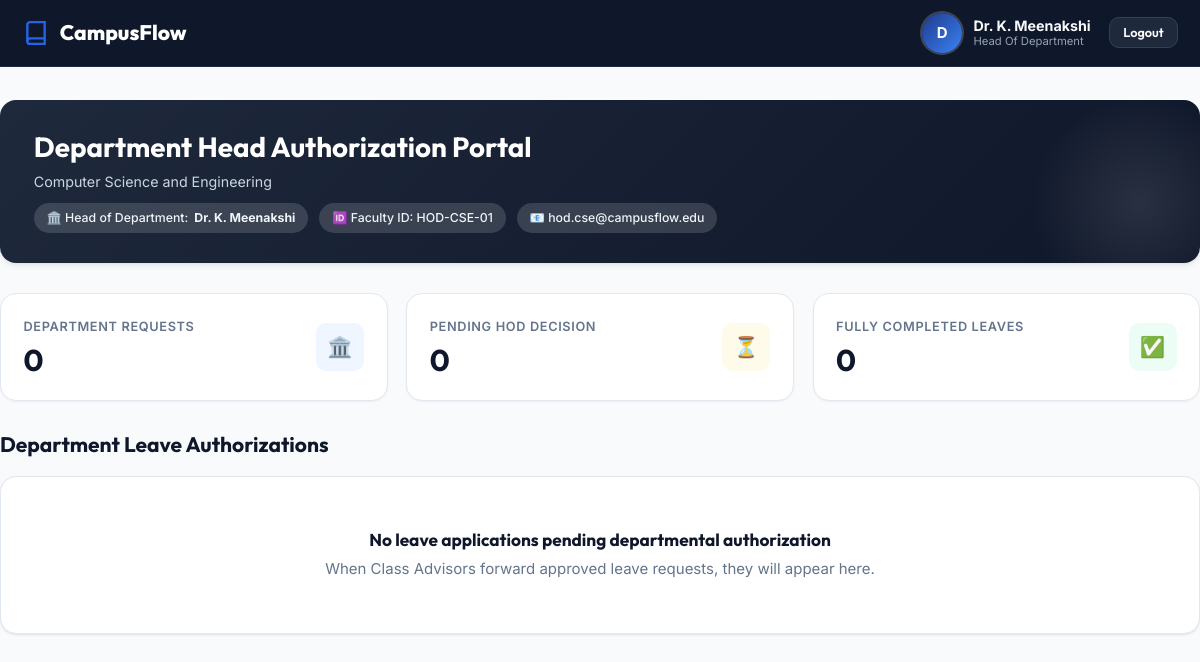
/hod/dashboard.php (signed in), run on the app's committed database.
### tables this page shows
CREATE TABLE IF NOT EXISTS `faculty` (
    `id` INT AUTO_INCREMENT PRIMARY KEY,
    `user_id` INT NOT NULL,
    `faculty_id_no` VARCHAR(50) NOT NULL UNIQUE,
    `full_name` VARCHAR(150) NOT NULL,
    `email` VARCHAR(150) NOT NULL,
    `phone` VARCHAR(30) NOT NULL,
    `role_type` ENUM('advisor', 'hod', 'warden') NOT NULL,
    `department` VARCHAR(100) NULL,
    `section_handled` VARCHAR(50) NULL,
    `hostel_name` VARCHAR(100) NULL,
    `created_at` DATETIME DEFAULT CURRENT_TIMESTAMP,
    CONSTRAINT `fk_faculty_user` FOREIGN KEY (`user_id`) REFERENCES `users`(`id`) ON DELETE CASCADE
);

### backend/auth_middleware.php (called while the page is built, shortened)
<?php
require_once __DIR__ . '/db.php';
function is_authenticated(): bool {
    return isset($_SESSION['user_id']) && !empty($_SESSION['user_id']) && isset($_SESSION['role']);
}
function require_auth(?string $required_role = null): array {
    global $pdo;
    $current_role = $_SESSION['role'];
    $user_id = (int)$_SESSION['user_id'];
    $stmt = $pdo->prepare("SELECT id, username, email, phone, role, created_at FROM users WHERE id = ?");
    $stmt->execute([$user_id]);
    $user = $stmt->fetch();
    $profile = null;
    if ($current_role === 'student') {
        $pstmt = $pdo->prepare("
            SELECT s.*, p.full_name AS parent_name, p.phone AS parent_phone, p.email AS parent_email, p.preferred_language
            FROM students s
            LEFT JOIN parents p ON s.parent_id = p.id
            WHERE s.user_id = ?
        ");
        $pstmt->execute([$user_id]);
        $profile = $pstmt->fetch();
    } elseif (in_array($current_role, ['advisor', 'hod', 'warden'], true)) {
        $pstmt = $pdo->prepare("SELECT * FROM faculty WHERE user_id = ?");
        $pstmt->execute([$user_id]);
        $profile = $pstmt->fetch();
    }
    return [
        'user'    => $user,
        'profile' => $profile
    ];
}

### hod/dashboard.php (the view, shortened to what this page needs)
<?php
require_once __DIR__ . '/../backend/auth_middleware.php';
$auth_data = require_auth('hod');
$hod       = $auth_data['profile'];
$dept = $hod['department'] ?? '';
$stmt = $pdo->prepare("
    SELECT lr.*, s.register_number, s.full_name AS student_name, s.department, s.year, s.section, s.hostel_status, s.phone AS student_phone,
           p.full_name AS parent_name, p.phone AS parent_phone
    FROM leave_requests lr
    JOIN students s ON lr.student_id = s.id
    LEFT JOIN parents p ON s.parent_id = p.id
    WHERE s.department = ? AND (
        lr.status = 'Advisor Approved' OR
        lr.status = 'Waiting for HOD' OR
        lr.status = 'Waiting for Warden' OR
        lr.status = 'HOD Rejected' OR
        lr.status = 'Warden Approved' OR
        lr.status = 'Completed'
    )
    ORDER BY lr.created_at DESC
");
$stmt->execute([$dept]);
$leaves = $stmt->fetchAll();
$total_dept = count($leaves);
$pending_hod = 0;
$completed_leaves = 0;
?>
<!DOCTYPE html>
<html lang="en">
<head>
    <link rel="stylesheet" href="../assets/css/main.css">
    <link rel="stylesheet" href="../assets/css/dashboard.css">
</head>
<body class="dashboard-layout">
    <header class="app-navbar">
        <div class="container nav-wrapper">
            <a href="../index.html" class="brand-logo">
                <svg width="26" height="26" viewBox="0 0 24 24" fill="none" stroke="currentColor" stroke-width="2.2">
                    <path d="M4 19.5A2.5 2.5 0 0 1 6.5 17H20"></path>
                    <path d="M6.5 2H20v20H6.5A2.5 2.5 0 0 1 4 19.5v-15A2.5 2.5 0 0 1 6.5 2z"></path>
                </svg>
                CampusFlow
            </a>
            <div class="user-profile-menu">
                <div class="user-badge-info">
                    <div class="user-avatar" style="background: linear-gradient(135deg, #1e3a8a, #3b82f6);"><?= strtoupper(substr($hod['full_name'] ?? 'H', 0, 1)) ?></div>
                    <div class="user-text">
                        <div class="user-name"><?= htmlspecialchars($hod['full_name'] ?? 'HOD') ?></div>
                        <div class="user-role-tag">Head of Department</div>
                    </div>
                </div>
                <a href="../backend/logout.php" class="btn btn-secondary btn-sm" style="background:#1e293b; color:#fff; border-color:#334155;">Logout</a>
            </div>
        </div>
    </header>
    <main class="dashboard-content container">
        <div class="profile-banner-card" style="background: linear-gradient(135deg, #1e293b 0%, #0f172a 100%);">
            <div class="profile-banner-grid">
                <div class="profile-main-details">
                    <h1>Department Head Authorization Portal</h1>
                    <p style="color: #cbd5e1; font-size: 0.95rem;">
                        <?= htmlspecialchars($dept) ?>
                    </p>
                    <div class="profile-meta-tags">
                        <span class="meta-pill">🏛️ Head of Department: <strong><?= htmlspecialchars($hod['full_name']) ?></strong></span>
                        <span class="meta-pill">🆔 Faculty ID: <?= htmlspecialchars($hod['faculty_id_no']) ?></span>
                        <span class="meta-pill">📧 <?= htmlspecialchars($hod['email']) ?></span>
                    </div>
                </div>
            </div>
        </div>
        <div class="stats-grid">
            <div class="stat-card">
                <div class="stat-info">
                    <span>Department Requests</span>
                    <h3><?= $total_dept ?></h3>
                </div>
                <div class="stat-icon-wrapper stat-icon-blue">🏛️</div>
            </div>
            <div class="stat-card">
                <div class="stat-info">
                    <span>Pending HOD Decision</span>
                    <h3><?= $pending_hod ?></h3>
                </div>
                <div class="stat-icon-wrapper stat-icon-yellow">⏳</div>
            </div>
            <div class="stat-card">
                <div class="stat-info">
                    <span>Fully Completed Leaves</span>
                    <h3><?= $completed_leaves ?></h3>
                </div>
                <div class="stat-icon-wrapper stat-icon-green">✅</div>
            </div>
        </div>
        <div class="section-toolbar">
            <h2>Department Leave Authorizations</h2>
        </div>
        <div class="table-card">
            <?php if (empty($leaves)): ?>
                <div class="empty-state">
                    <h4>No leave applications pending departmental authorization</h4>
                    <p>When Class Advisors forward approved leave requests, they will appear here.</p>
                </div>
            <?php endif; ?>
        </div>
    </main>
</body>
</html>

### assets/css/main.css (style rules this page uses)
:root { --primary: #1e40af; --primary-hover: #1d4ed8; --primary-light: #eff6ff; --primary-dark: #0f172a; --accent: #2563eb; --accent-cyan: #06b6d4; --success: #059669; --success-bg: #ecfdf5; --success-border: #a7f3d0; --warning: #d97706; --warning-bg: #fffbeb; --warning-border: #fde68a; --danger: #dc2626; --danger-bg: #fef2f2; --danger-border: #fecaca; --info: #0284c7; --info-bg: #f0f9ff; --info-border: #bae6fd; --bg-page: #f8fafc; --bg-surface: #ffffff; --bg-surface-elevated: #ffffff; --border-color: #e2e8f0; --border-light: #f1f5f9; --text-main: #0f172a; --text-muted: #64748b; --text-light: #94a3b8; --text-inverse: #ffffff; --shadow-xs: 0 1px 2px 0 rgba(15, 23, 42, 0.05); --shadow-sm: 0 1px 3px 0 rgba(15, 23, 42, 0.08), 0 1px 2px -1px rgba(15, 23, 42, 0.08); --shadow-md: 0 4px 6px -1px rgba(15, 23, 42, 0.08), 0 2px 4px -2px rgba(15, 23, 42, 0.06); --shadow-lg: 0 10px 15px -3px rgba(15, 23, 42, 0.08), 0 4px 6px -4px rgba(15, 23, 42, 0.05); --shadow-xl: 0 20px 25px -5px rgba(15, 23, 42, 0.1), 0 8px 10px -6px rgba(15, 23, 42, 0.06); --radius-sm: 6px; --radius-md: 10px; --radius-lg: 16px; --radius-full: 9999px; --transition-fast: 150ms cubic-bezier(0.4, 0, 0.2, 1); --transition-smooth: 250ms cubic-bezier(0.4, 0, 0.2, 1); }
*, *::before, *::after { box-sizing: border-box; margin: 0; padding: 0; }
html { font-family: 'Inter', system-ui, -apple-system, sans-serif; font-size: 15px; line-height: 1.6; color: var(--text-main); background-color: var(--bg-page); scroll-behavior: smooth; -webkit-font-smoothing: antialiased; }
body { min-height: 100vh; display: flex; flex-direction: column; }
h1, h2, h3, h4, h5, h6 { font-family: 'Outfit', sans-serif; font-weight: 700; line-height: 1.25; color: var(--text-main); }
a { color: var(--primary); text-decoration: none; transition: color var(--transition-fast); }
.container { width: 100%; max-width: 1240px; margin: 0 auto; padding: 0 1.5rem; }
.nav-wrapper { display: flex; align-items: center; justify-content: space-between; height: 72px; }
.brand-logo { display: flex; align-items: center; gap: 0.75rem; font-family: 'Outfit', sans-serif; font-size: 1.4rem; font-weight: 800; color: var(--primary-dark); text-decoration: none; }
.brand-logo svg { color: var(--accent); }
.btn { display: inline-flex; align-items: center; justify-content: center; gap: 0.5rem; padding: 0.65rem 1.25rem; font-family: 'Outfit', sans-serif; font-size: 0.95rem; font-weight: 600; border-radius: var(--radius-md); border: 1px solid transparent; cursor: pointer; transition: all var(--transition-fast); text-decoration: none; line-height: 1.3; }
.btn-secondary { background: var(--bg-surface); color: var(--text-main); border: 1px solid var(--border-color); }
.btn-sm { padding: 0.4rem 0.85rem; font-size: 0.85rem; }

### data on the page
faculty: full_name "D", full_name "Dr. K. Meenakshi", department "Computer Science and Engineering", faculty_id_no "HOD-CSE-01", email "hod.cse@campusflow.edu"

### other printed values
$total_dept "0"
$pending_hod "0"
$completed_leaves "0"
